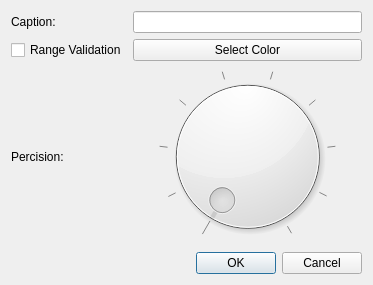
<?xml version="1.0" encoding="UTF-8"?>
<ui version="4.0">
 <class>VFloatRangeSelectorEditDialog</class>
 <widget class="QDialog" name="VFloatRangeSelectorEditDialog">
  <property name="geometry">
   <rect>
    <x>0</x>
    <y>0</y>
    <width>373</width>
    <height>285</height>
   </rect>
  </property>
  <property name="windowTitle">
   <string>Dialog</string>
  </property>
  <layout class="QVBoxLayout" name="verticalLayout">
   <item>
    <layout class="QGridLayout" name="gridLayout">
     <item row="0" column="0">
      <widget class="QLabel" name="label">
       <property name="text">
        <string>Caption:</string>
       </property>
      </widget>
     </item>
     <item row="0" column="1">
      <widget class="QLineEdit" name="lnCaption"/>
     </item>
     <item row="1" column="0">
      <widget class="QCheckBox" name="chkRangeValidation">
       <property name="text">
        <string>Range Validation</string>
       </property>
      </widget>
     </item>
     <item row="1" column="1">
      <widget class="QPushButton" name="btnValidationColor">
       <property name="text">
        <string>Select Color</string>
       </property>
      </widget>
     </item>
     <item row="2" column="0">
      <widget class="QLabel" name="label_2">
       <property name="text">
        <string>Percision:</string>
       </property>
      </widget>
     </item>
     <item row="2" column="1">
      <widget class="QDial" name="dlPercision">
       <property name="minimum">
        <number>1</number>
       </property>
       <property name="maximum">
        <number>10</number>
       </property>
       <property name="notchesVisible">
        <bool>true</bool>
       </property>
      </widget>
     </item>
    </layout>
   </item>
   <item>
    <widget class="QDialogButtonBox" name="buttonBox">
     <property name="orientation">
      <enum>Qt::Horizontal</enum>
     </property>
     <property name="standardButtons">
      <set>QDialogButtonBox::Cancel|QDialogButtonBox::Ok</set>
     </property>
    </widget>
   </item>
  </layout>
 </widget>
 <resources/>
 <connections>
  <connection>
   <sender>buttonBox</sender>
   <signal>accepted()</signal>
   <receiver>VFloatRangeSelectorEditDialog</receiver>
   <slot>accept()</slot>
   <hints>
    <hint type="sourcelabel">
     <x>248</x>
     <y>254</y>
    </hint>
    <hint type="destinationlabel">
     <x>157</x>
     <y>274</y>
    </hint>
   </hints>
  </connection>
  <connection>
   <sender>buttonBox</sender>
   <signal>rejected()</signal>
   <receiver>VFloatRangeSelectorEditDialog</receiver>
   <slot>reject()</slot>
   <hints>
    <hint type="sourcelabel">
     <x>316</x>
     <y>260</y>
    </hint>
    <hint type="destinationlabel">
     <x>286</x>
     <y>274</y>
    </hint>
   </hints>
  </connection>
 </connections>
</ui>
